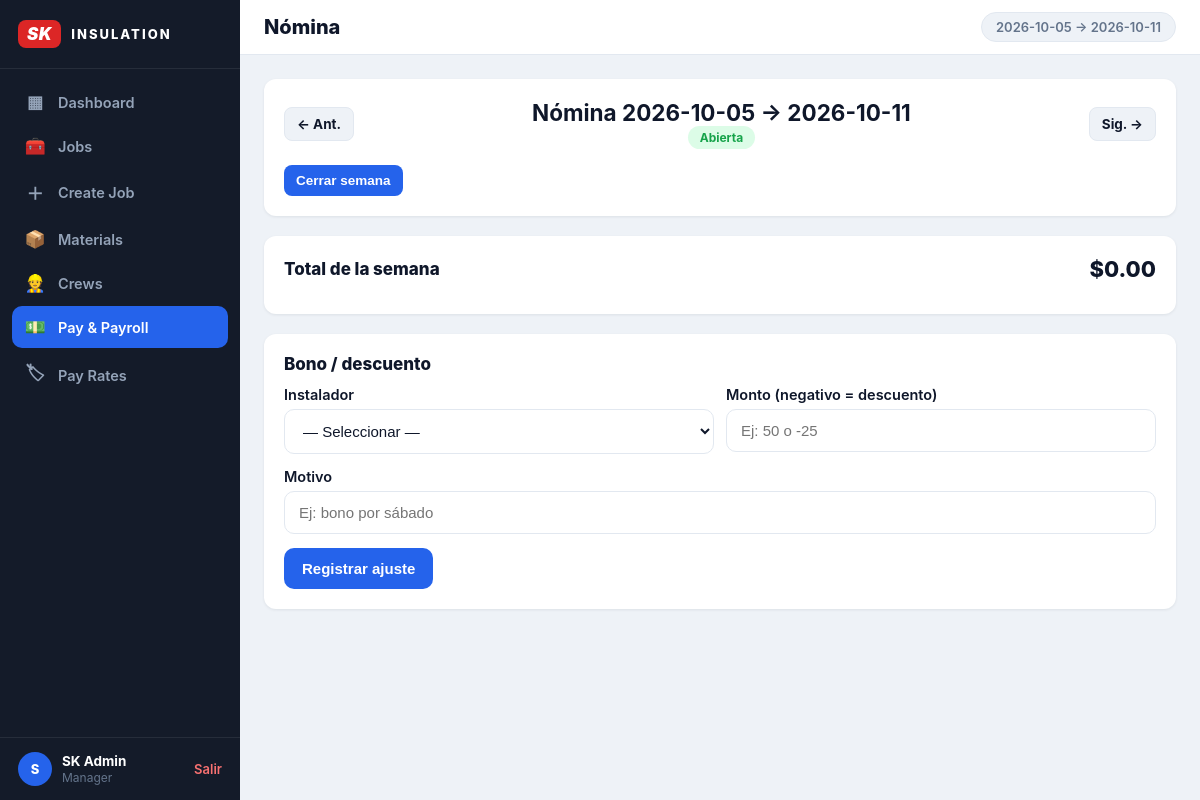
Screenshot of /payroll (signed in) with the database file from the repository.
### tables this page shows
CREATE TABLE IF NOT EXISTS users (
    id INT AUTO_INCREMENT PRIMARY KEY,
    name VARCHAR(120) NOT NULL,
    email VARCHAR(160) NOT NULL UNIQUE,
    password_hash VARCHAR(255) NOT NULL,
    role VARCHAR(20) NOT NULL CHECK (role IN ('manager','installer')),
    phone VARCHAR(40),
    active TINYINT NOT NULL DEFAULT 1,
    created_at TIMESTAMP NOT NULL DEFAULT CURRENT_TIMESTAMP
);

### index.php (called while the page is built, shortened)
<?php
require __DIR__ . '/src/Database.php';
require __DIR__ . '/src/Auth.php';
require __DIR__ . '/src/helpers.php';
$path = parse_url($_SERVER['REQUEST_URI'], PHP_URL_PATH);
if (str_starts_with($path, BASE_URL)) {
    $path = substr($path, strlen(BASE_URL));
}
$path = rtrim($path, '/') ?: '/';
if ($path === '/login') {
    if ($_SERVER['REQUEST_METHOD'] === 'POST') {
        if (Auth::attempt($_POST['email'] ?? '', $_POST['password'] ?? '')) {
            redirect('/');
        }
        $error = 'Credenciales inválidas.';
    }
    $user = null;
    $view = 'login';
} elseif ($path === '/logout') {
    Auth::logout();
    redirect('/login');
} else {
    $user = Auth::user();
    $view = match ($path) {
        '/'           => 'dashboard',
        '/jobs'       => 'jobs',
        '/crews'      => 'crews',
        '/installers' => 'installers',
        '/payroll'    => 'payroll',
        '/my-pay'     => 'my_pay',
        '/settings'   => 'settings',
        default       => 'not_found',
    };
    if (in_array($view, ['settings', 'payroll', 'crews', 'installers'], true)) {
        Auth::requireManager();
    }
}
$content = ob_get_clean();
require APP_ROOT . '/views/layout.php';

### src/helpers.php (called while the page is built, shortened)
<?php
function url(string $path): string
{
    return BASE_URL . $path;
}
function e(?string $s): string
{
    return htmlspecialchars((string)$s, ENT_QUOTES, 'UTF-8');
}
function today(): string
{
    return date('Y-m-d');
}
function week_start(string $date): string
{
    return date('Y-m-d', strtotime(PAYROLL_WEEK_START . ' this week', strtotime($date)));
}
function week_end(string $date): string
{
    return date('Y-m-d', strtotime(week_start($date) . ' +6 days'));
}

### src/Database.php (called while the page is built, shortened)
<?php
final class Database
{
    private static ?PDO $pdo = null;
    public static function pdo(): PDO
    {
        if (self::$pdo === null) {
            self::$pdo = new PDO(DB_DSN, (string)DB_USER, (string)DB_PASS, [
                PDO::ATTR_ERRMODE            => PDO::ERRMODE_EXCEPTION,
                PDO::ATTR_DEFAULT_FETCH_MODE => PDO::FETCH_ASSOC,
            ]);
        }
        return self::$pdo;
    }
}

### src/Auth.php (called while the page is built, shortened)
<?php
final class Auth
{
    public static function user(): ?array
    {
        $stmt = Database::pdo()->prepare("SELECT * FROM users WHERE id = ? LIMIT 1");
        $stmt->execute([$_SESSION['user_id']]);
        return $stmt->fetch() ?: null;
    }
    public static function isManager(): bool
    {
        $u = self::user();
        return $u !== null && $u['role'] === 'manager';
    }
    public static function requireManager(): void
    {
        if (!self::isManager()) {
            http_response_code(403);
            exit('Forbidden');
        }
    }
}

### views/layout.php (the view, shortened to what this page needs)
<!DOCTYPE html>
<html lang="es">
<head>
<link rel="stylesheet" href="<?= url('/assets/css/app.css') ?>">
</head>
<body>
<?php if (empty($user)): ?>
<div class="login-wrap">
    <?php if ($m = flash('ok')): ?><div class="flash ok" style="position:fixed;top:16px;left:16px;right:16px;max-width:420px;margin:0 auto"><?= e($m) ?></div><?php endif; ?>
    <?php if ($m = flash('error')): ?><div class="flash error" style="position:fixed;top:16px;left:16px;right:16px;max-width:420px;margin:0 auto"><?= e($m) ?></div><?php endif; ?>
    <?= $content ?>
</div>
<?php else:
$isMgr = ($user['role'] ?? '') === 'manager';
$act = $_GET['action'] ?? '';
$initials = strtoupper(substr((string)($user['name'] ?? '?'), 0, 1));
?>
<div class="app">
    <aside class="sidebar">
        <div class="side-brand"><span class="logo">SK</span><span class="logo-text">INSULATION</span></div>
        <nav class="side-nav">
            <?php if ($isMgr): ?>
                <a href="<?= url('/') ?>" class="<?= $view === 'dashboard' ? 'active' : '' ?>"><span class="ni">▦</span> Dashboard</a>
                <a href="<?= url('/jobs') ?>" class="<?= $view === 'jobs' && $act !== 'new' ? 'active' : '' ?>"><span class="ni">🧰</span> Jobs</a>
                <a href="<?= url('/jobs?action=new') ?>" class="<?= $view === 'jobs' && $act === 'new' ? 'active' : '' ?>"><span class="ni">＋</span> Create Job</a>
                <a href="<?= url('/settings?action=materials') ?>" class="<?= $view === 'settings' && $act === 'materials' ? 'active' : '' ?>"><span class="ni">📦</span> Materials</a>
                <a href="<?= url('/crews') ?>" class="<?= in_array($view, ['crews', 'installers'], true) ? 'active' : '' ?>"><span class="ni">👷</span> Crews</a>
                <a href="<?= url('/payroll') ?>" class="<?= $view === 'payroll' ? 'active' : '' ?>"><span class="ni">💵</span> Pay &amp; Payroll</a>
                <a href="<?= url('/settings?action=rates') ?>" class="<?= $view === 'settings' && $act !== 'materials' ? 'active' : '' ?>"><span class="ni">🏷</span> Pay Rates</a>
            <?php endif; ?>
        </nav>
        <div class="side-user">
            <span class="avatar"><?= e($initials) ?></span>
            <span class="who"><b><?= e($user['name']) ?></b><span><?= e($user['role']) ?></span></span>
            <a href="<?= url('/logout') ?>">Salir</a>
        </div>
    </aside>
    <div class="main">
        <header class="topbar">
            <h1 class="pagetitle"><?= e($title ?? 'Dashboard') ?></h1>
            <span class="weekpill"><?= e(week_start(today())) ?> → <?= e(week_end(today())) ?></span>
        </header>
        <main class="content">
            <?= $content ?>
        </main>
    </div>
</div>
<?php endif; ?>
</body>
</html>

### assets/css/app.css (style rules this page uses)
:root { --side: #141b29; --side-2: #1e2739; --ink: #0f172a; --muted: #64748b; --bg: #eef2f7; --card: #ffffff; --line: #e2e8f0; --blue: #2563eb; --blue-dark: #1d4ed8; --green: #16a34a; --green-bg: #dcfce7; --amber: #d97706; --amber-bg: #fef3c7; --violet: #7c3aed; --violet-bg: #ede9fe; --blue-bg: #dbeafe; --red: #dc2626; --red-dark: #991b1b; --radius: 12px; }
* { box-sizing: border-box; }
body { margin: 0; font-family: -apple-system, BlinkMacSystemFont, "Segoe UI", Roboto, sans-serif; background: var(--bg); color: var(--ink); font-size: 15px; -webkit-tap-highlight-color: transparent; }
.app { display: flex; min-height: 100vh; }
.sidebar { width: 240px; flex-shrink: 0; background: var(--side); color: #cbd5e1; display: flex; flex-direction: column; position: sticky; top: 0; height: 100vh; }
.side-brand { display: flex; align-items: center; gap: 10px; padding: 20px 18px; border-bottom: 1px solid rgba(255,255,255,.08); }
.logo { background: var(--red); color: #fff; font-weight: 900; font-style: italic; border-radius: 8px; padding: 4px 9px; font-size: 17px; letter-spacing: .5px; }
.logo-text { color: #fff; font-weight: 800; font-size: 13px; letter-spacing: 2px; }
.side-nav { flex: 1; overflow-y: auto; padding: 12px; }
.side-nav a { display: flex; align-items: center; gap: 12px; color: #94a3b8; text-decoration: none; font-weight: 600; font-size: 14.5px; padding: 11px 12px; border-radius: 10px; margin-bottom: 2px; }
.side-nav a .ni { width: 22px; text-align: center; font-size: 17px; }
.side-nav a.active { background: var(--blue); color: #fff; }
.side-user { padding: 14px 18px; border-top: 1px solid rgba(255,255,255,.08); display: flex; align-items: center; gap: 10px; font-size: 13px; }
.avatar { width: 34px; height: 34px; border-radius: 50%; background: var(--blue); color: #fff; display: inline-flex; align-items: center; justify-content: center; font-weight: 800; flex-shrink: 0; }
.side-user .who { flex: 1; min-width: 0; }
.side-user .who b { display: block; color: #fff; font-size: 13.5px; white-space: nowrap; overflow: hidden; text-overflow: ellipsis; }
.side-user .who span { color: #64748b; text-transform: capitalize; font-size: 12px; }
.side-user a { color: #f87171; text-decoration: none; font-weight: 600; }
.main { flex: 1; min-width: 0; display: flex; flex-direction: column; }
.topbar { background: var(--card); border-bottom: 1px solid var(--line); padding: 12px 24px; display: flex; align-items: center; justify-content: space-between; position: sticky; top: 0; z-index: 10; }
.topbar h1 { margin: 0; font-size: 20px; font-weight: 800; }
.weekpill { background: var(--bg); border: 1px solid var(--line); border-radius: 20px; padding: 6px 14px; font-size: 13px; color: var(--muted); font-weight: 600; }
.content { padding: 24px; max-width: 1280px; width: 100%; margin: 0 auto; padding-bottom: 48px; }

### rows the page displays
users: name "S", name "SK Admin", role "Manager"

### other values shown
$title "Nómina"
$ws "2026-10-05"
$we "2026-10-11"
money($grand) "$0.00"
